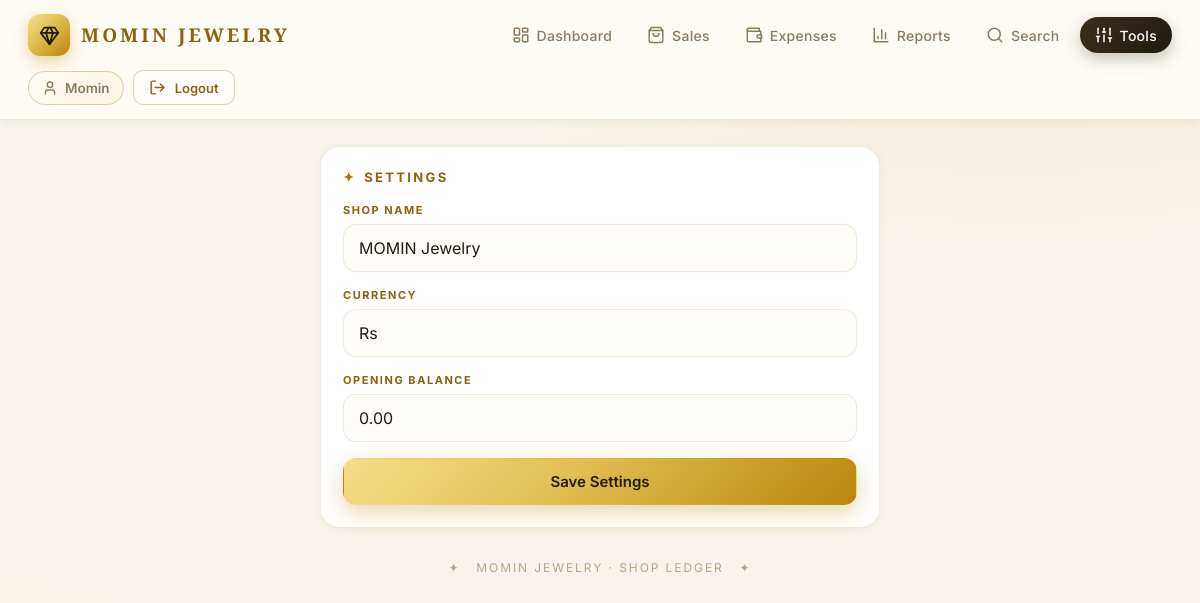
Page /settings/ (signed in) on the committed database.
### ledger/models.py (models this page shows, shortened)
class ShopSettings(models.Model):
    shop_name = models.CharField(max_length=100, default="MOMIN Jewelry")
    currency = models.CharField(max_length=8, default="؋")
    opening_balance = models.DecimalField(max_digits=14, decimal_places=2, default=Decimal("0"))
    class Meta:
        verbose_name = "Shop Settings"
        verbose_name_plural = "Shop Settings"
    @classmethod
    def load(cls):
        obj, _ = cls.objects.get_or_create(pk=1)
        return obj

### ledger/views.py (the view)
# urls.py: path('settings/', views.settings_view, name='settings'),
@login_required
@superuser_required
def settings_view(request):
    obj = ShopSettings.load()
    form = SettingsForm(request.POST or None, instance=obj)
    if request.method == 'POST' and form.is_valid():
        form.save()
        messages.success(request, 'Settings saved.')
        return redirect('settings')
    return render(request, 'ledger/settings.html', {'form': form, 'settings_obj': obj})

### ledger/forms.py
class SettingsForm(forms.ModelForm):
    class Meta:
        model = ShopSettings
        fields = ['shop_name', 'currency', 'opening_balance']
    def __init__(self, *args, **kwargs):
        super().__init__(*args, **kwargs)
        for f in self.fields.values():
            f.widget.attrs.setdefault('class', 'input')

### ledger/templatetags/icons.py (called while the page is built)
@register.simple_tag
def icon(name, cls='ic'):
    inner = _ICONS.get(name, _ICONS['gem'])
    return mark_safe(
        '<svg viewBox="0 0 24 24" fill="none" stroke="currentColor" stroke-width="2" '
        'stroke-linecap="round" stroke-linejoin="round" class="%s" aria-hidden="true">%s</svg>' % (cls, inner)
    )

### ledger/views.py (called while the page is built)
def superuser_required(view_func):
    return user_passes_test(
        lambda u: u.is_active and u.is_superuser,
        login_url='dashboard'          # staff get sent to Dashboard
    )(view_func)

### ledger/templates/ledger/settings.html (shortened to what this page needs)
{% extends 'ledger/base.html' %}
{% block content %}
<div class="panel" style="max-width:560px;margin:0 auto">
  <h3>Settings</h3>
  <form method="post">
    {% for field in form %}
      <div class="field"><label>{{ field.label }}</label>{{ field }}</div>
    {% endfor %}
    <button class="btn btn-gold" type="submit" style="width:100%">Save Settings</button>
  </form>
</div>
{% endblock %}

### ledger/templates/ledger/base.html (shortened to what this page needs)
{% load static icons %}
<!DOCTYPE html>
<html lang="en">
<head>
<link rel="stylesheet" href="{% static 'ledger/style.css' %}?v=99">
</head>
<body>
<nav class="topnav" id="topnav">
  <div class="brand"><span class="logo">{% icon 'gem' %}</span> MOMIN&nbsp;JEWELRY</div>
  <div class="links">
  {% with n=request.resolver_match.url_name %}
    <a href="{% url 'dashboard' %}" class="{% if n == 'dashboard' %}active{% endif %}">{% icon 'dashboard' %}Dashboard</a>
    <a href="{% url 'sales' %}" class="{% if n == 'sales' or n == 'sale_new' or n == 'sale_edit' or n == 'sale_delete' %}active{% endif %}">{% icon 'sales' %}Sales</a>
    <a href="{% url 'expenses' %}" class="{% if n == 'expenses' or n == 'expense_new' or n == 'expense_edit' or n == 'expense_delete' %}active{% endif %}">{% icon 'expenses' %}Expenses</a>
    <a href="{% url 'reports' %}" class="{% if n == 'reports' or n == 'report_print' %}active{% endif %}">{% icon 'reports' %}Reports</a>
    <a href="{% url 'search' %}" class="{% if n == 'search' %}active{% endif %}">{% icon 'search' %}Search</a>
    {% if user.is_superuser %}
    <a href="{% url 'tools' %}" class="{% if n == 'tools' or n == 'settings' %}active{% endif %}">{% icon 'tools' %}Tools</a>
    {% endif %}
  {% endwith %}
  </div>
  {% if user.is_authenticated %}
  <div class="user-box">
    <span class="user-name">{% icon 'user' %} {{ user.username }}</span>
    <form method="post" action="{% url 'logout' %}">
      <button type="submit" class="btn btn-ghost btn-sm">{% icon 'logout' %} Logout</button>
    </form>
  </div>
  {% endif %}
</nav>
<main class="container">
  {% block content %}{% endblock %}
  <div class="footer">✦ &nbsp; MOMIN JEWELRY · Shop Ledger &nbsp; ✦</div>
</main>
</body>
</html>

### ledger/static/ledger/style.css (style rules this page uses)
:root { --bg:#f7f3ec; --bg-2:#efe8db; --panel:#fff; --panel-2:#fbf8f2; --line:rgba(166,124,26,.32); --line-soft:rgba(166,124,26,.14); --gold:#a5770a; --gold-deep:#8a6210; --ink:#231a08; --text:#221c12; --mut:#8a7c60; --dim:#b3a68c; --pos:#1e7d43; --neg:#c0452e; --blue:#2b5fa8; --violet:#6a4a9e; --grad:linear-gradient(135deg,#f5de8a 0%,#e0bd4f 45%,#b8860b 100%); --grad-soft:linear-gradient(135deg,#fffdf5,#faf3e2); --shadow-sm:0 2px 8px rgba(120,90,20,.06); --shadow:0 10px 30px rgba(120,90,20,.10); --shadow-lg:0 20px 50px rgba(120,90,20,.16); --ring:0 0 0 4px rgba(184,134,11,.14); --serif:'Playfair Display','Cormorant Garamond',Georgia,serif; --sans:'Inter','Cormorant Garamond',Georgia,sans-serif; }
* { box-sizing:border-box;margin:0;padding:0 }
html { -webkit-text-size-adjust:100% }
body { font-family:var(--sans);color:var(--text);min-height:100vh;-webkit-font-smoothing:antialiased; background:radial-gradient(1200px 600px at 85% -10%,rgba(212,175,55,.16),transparent 55%), radial-gradient(1000px 600px at -10% 110%,rgba(212,175,55,.10),transparent 55%),var(--bg) }
a { color:var(--gold-deep);text-decoration:none }
h1,h2,h3,.brand,.hero .num,.tile b { font-family:var(--serif) }
.topnav { position:sticky;top:0;z-index:50;display:flex;align-items:center;justify-content:space-between; gap:14px;flex-wrap:wrap;padding:14px 28px;background:rgba(255,253,248,.9);backdrop-filter:blur(14px); -webkit-backdrop-filter:blur(14px);border-bottom:1px solid var(--line-soft);box-shadow:var(--shadow-sm) }
.brand { display:flex;align-items:center;gap:11px;font-size:19px;font-weight:700;letter-spacing:.16em;color:var(--gold-deep) }
.brand .logo { width:42px;height:42px;border-radius:12px;background:var(--grad);display:flex;align-items:center; justify-content:center;color:var(--ink);box-shadow:0 6px 16px rgba(184,134,11,.35);flex:none }
.links { display:flex;gap:5px;flex-wrap:wrap }
.links a { padding:9px 15px;border-radius:99px;color:var(--mut);font-size:14px;font-weight:500;letter-spacing:.02em; transition:.2s;display:inline-flex;align-items:center;white-space:nowrap }
.links a.active { color:#fff;background:linear-gradient(135deg,#3a2f1b,#1f1a10);box-shadow:0 6px 16px rgba(31,26,16,.25) }
.user-box { display:flex;align-items:center;gap:9px;flex-wrap:wrap }
.user-name { display:inline-flex;align-items:center;gap:7px;color:var(--mut);font-size:13.5px;font-weight:600; padding:8px 13px;border-radius:99px;background:var(--grad-soft);border:1px solid var(--line) }
.user-box form { display:inline }
.container { max-width:1080px;margin:0 auto;padding:26px 20px 60px;width:100% }
.panel { margin-top:22px;background:var(--panel);border:1px solid var(--line-soft);border-radius:20px;padding:22px; box-shadow:var(--shadow-sm) }
.panel h3 { font-size:13px;letter-spacing:.18em;text-transform:uppercase;color:var(--gold-deep);font-family:var(--sans); font-weight:700;display:flex;align-items:center;gap:8px;margin-bottom:18px }
.panel h3::before { content:'✦';color:var(--gold) }
.btn { display:inline-flex;align-items:center;justify-content:center;gap:9px;padding:13px 22px;border-radius:13px; font-weight:600;font-size:15px;border:1px solid transparent;cursor:pointer;text-decoration:none;transition:.2s; font-family:var(--sans) }
.btn-gold { background:var(--grad);color:var(--ink);box-shadow:0 8px 22px rgba(184,134,11,.32) }
.btn-ghost { color:var(--gold-deep);border-color:var(--line);background:rgba(255,255,255,.7) }
.btn-sm { padding:8px 15px;font-size:13px;border-radius:10px }
.field { margin-bottom:16px }
.field label { display:block;font-size:11px;letter-spacing:.14em;color:var(--gold-deep);text-transform:uppercase; font-weight:700;margin-bottom:7px }
.input { width:100%;background:#fffdf9;border:1px solid var(--line-soft);border-radius:13px;color:var(--text); padding:13px 15px;font-size:16px;font-family:var(--sans);outline:none;transition:.2s }
.footer { text-align:center;padding:32px 0 6px;color:var(--dim);font-size:12px;letter-spacing:.16em;text-transform:uppercase }
.ic { width:24px;height:24px;vertical-align:-5px }
.links a .ic { width:18px;height:18px;margin-right:7px;vertical-align:-3px }
.btn .ic { width:19px;height:19px }
.brand .logo .ic { width:21px;height:21px }
.user-name .ic { width:16px;height:16px }
.user-box .btn .ic { width:17px;height:17px }

### rows in the picture
ShopSettings: form "MOMIN Jewelry" "Rs" "0.00"

### other values in the picture
{{ user.username }} "Momin"
{{ field.label }} "SHOP NAME" "CURRENCY" "OPENING BALANCE"
